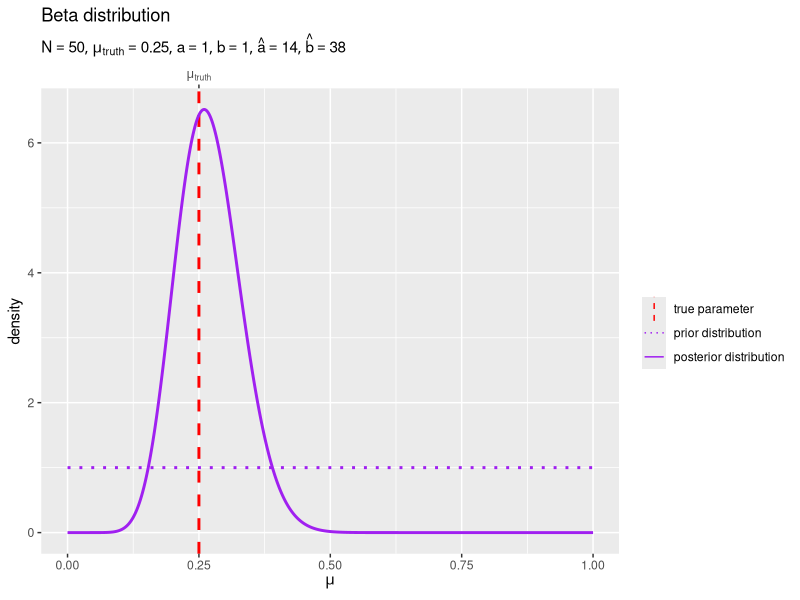
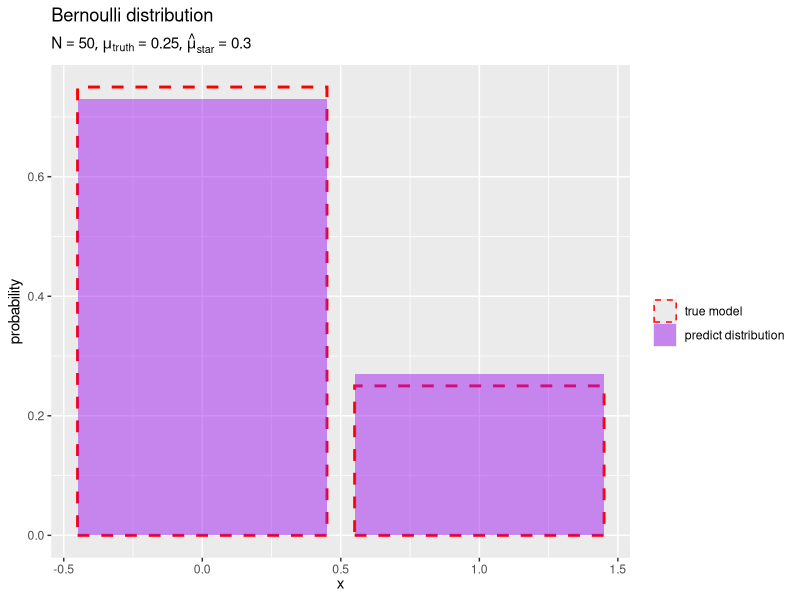

Here is the R script that generated these plots, in order:

# ベルヌーイモデル -------------------------------------------------------------

# chapter 3.2.1
# ベイズ推論
# 推論アルゴリズムの実装


# ライブラリの読込 -------------------------------------------------------------

# 利用パッケージ
library(tidyverse)

# パッケージ名の省略用
library(ggplot2)


# ベイズ推論の実装 -------------------------------------------------------------

### 生成分布(ベルヌーイ分布)の設定 -----

# 真のパラメータを指定
mu_truth <- 0.25


#### 変数の設定 -----

# x軸の範囲を設定
x_min <- 0
x_max <- 1

# x軸の値を作成
x_vec <- seq(from = x_min, to = x_max, by = 1)


#### 分布の計算 -----

# 生成分布の確率を計算
model_df <- tibble::tibble(
  x    = x_vec, # 確率変数
  mu   = mu_truth, # 成功確率パラメータ
  prob = c(1-mu_truth, mu_truth) # 確率
)


### 事前分布(ベータ分布)の設定 -----

#### パラメータの設定 -----

# 事前分布のパラメータを指定
a <- 1
b <- 1


#### 変数の設定 -----

# μ軸の範囲を設定
mu_min <- 0
mu_max <- 1

# μ軸の値を作成
mu_vec <- seq(from = mu_min, to = mu_max, length.out = 1001)


#### 分布の計算 -----

# 事前分布の確率密度を計算
prior_df <- tibble::tibble(
  mu   = mu_vec, # 確率変数
  a    = a, # パラメータ
  b    = b, # パラメータ
  dens = dbeta(x = mu, shape1 = a, shape2 = b) # 確率密度
)


### 観測データの生成 -----

#### データの生成 -----

# データ数を指定
N <- 50

# 観測データを生成
x_n <- rbinom(n = N, size = 1, prob = mu_truth)


#### データの集計 -----

# 観測データを集計
obs_df <- tibble::tibble(
  x        = x_vec,                   # 観測値
  freq     = c(N-sum(x_n), sum(x_n)), # 度数
  rel_freq = freq / N                 # 相対度数
)


### 事後分布(ベータ分布)の計算 -----

#### パラメータの計算 -----

# 事後分布のパラメータを計算:式(3.15)
a_hat <- sum(x_n) + a
b_hat <- N - sum(x_n) + b


#### 分布の計算 -----

# 事後分布の確率密度を計算
posterior_df <- tibble::tibble(
  mu   = mu_vec, # 確率変数
  a    = a_hat, # パラメータ
  b    = b_hat, # パラメータ
  dens = dbeta(x = mu, shape1 = a, shape2 = b) # 確率密度
)


#### 分布の作図 -----

# ラベル用の文字列を作成
posterior_param_lbl <- paste0(
  "list(", 
  "N == ", N, ", ", 
  "mu[truth] == ", round(mu_truth, digits = 2), ", ", 
  "a == ", round(a, digits = 1), ", ", 
  "b == ", round(b, digits = 1), ", ", 
  "hat(a) == ", round(a_hat, digits = 1), ", ", 
  "hat(b) == ", round(b_hat, digits = 1), 
  ")"
) |> 
  parse(text = _)

# 事後分布を作図
ggplot() + 
  geom_vline(
    mapping = aes(xintercept = mu_truth, color = "model"), 
    linewidth = 1, linetype = "dashed"
  ) + # 真のパラメータ
  geom_line(
    data    = prior_df, 
    mapping = aes(x = mu, y = dens, color = "prior"), 
    linewidth = 1, linetype = "dotted"
  ) + # 事前分布
  geom_line(
    data    = posterior_df, 
    mapping = aes(x = mu, y = dens, color = "posterior"), 
    linewidth = 1
  ) + # 事後分布
  scale_x_continuous(
    sec.axis = sec_axis(
      transform = ~ ., 
      breaks    = mu_truth, 
      labels    = expression(mu[truth])
    ) # パラメータラベル
  ) + 
  scale_color_manual(
    breaks = c("model", "prior", "posterior"), 
    values = c("red", "purple", "purple"), 
    labels = c("true parameter", "prior distribution", "posterior distribution"), 
    name = ""
  ) + # (凡例表示用)
  guides(
    color = guide_legend(override.aes = list(linewidth = 0.5)), 
  ) + 
  labs(
    title = "Beta distribution", 
    subtitle = posterior_param_lbl, 
    x = expression(mu), 
    y = "density"
  )


### 予測分布(ベルヌーイ分布)の計算 -----

#### パラメータの計算 -----

# 予測分布のパラメータを計算:式(3.19')
mu_star_hat <- a_hat / (a_hat + b_hat)
#mu_star_hat <- (sum(x_n) + a) / (N + a + b)


#### 分布の計算 -----

# 予測分布を計算
predict_df <- tibble::tibble(
  x    = x_vec, # x軸の値
  mu   = mu_star_hat, # 成功確率パラメータ
  prob = c(1 - mu_star_hat, mu_star_hat) # 確率
)


#### 分布の作図 -----

# ラベル用の文字列を作成
predict_param_lbl <- paste0(
  "list(", 
  "N == ", N, ", ", 
  "mu[truth] == ", round(mu_truth, digits = 2), ", ", 
  "hat(mu)[star] == ", round(mu_star_hat, digits = 1), 
  ")"
) |> 
  parse(text = _)

# 予測分布を作図
ggplot() + 
  geom_bar(
    data    = model_df, 
    mapping = aes(x = x, y = prob, color = "model"), 
    stat = "identity", position = "identity",
    fill = NA, linewidth = 1, linetype = "dashed"
  ) + # 真の分布
  geom_bar(
    data    = predict_df, 
    mapping = aes(x = x, y = prob, color = "predict"), 
    stat = "identity", position = "identity", 
    fill = "purple", alpha = 0.5, linetype = "blank"
  ) + # 予測分布
  scale_color_manual(
    breaks = c("model", "predict"), 
    values = c("red", NA), 
    labels = c("true model", "predict distribution"), 
    name   = ""
  ) + # (凡例表示用)
  guides(
    color = guide_legend(override.aes = list(linewidth = 0.5)), 
  ) + 
  labs(
    title = "Bernoulli distribution", 
    subtitle = predict_param_lbl, 
    x = expression(x), 
    y = "probability"
  )
